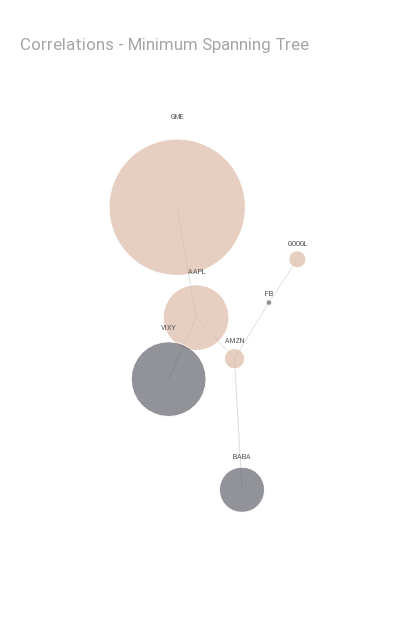

The notebook cell saved with this chart:
### Code cell
iplot(MST)

### Figure 1 — Plotly figure (JSON) as saved in the notebook; plotly's stock layout.template omitted (floating-point values rounded to 4 significant figures)
{"data": [{"hoverinfo": "none", "line": {"color": "#DCDCDC", "width": 1}, "mode": "lines", "showlegend": false, "type": "scatter", "x": [0.5989, 0.1146, null, 0.5989, 1.0, null, 0.1146, -0.4271, null, 0.1146, 0.2197, null, -0.4271, -0.6927, null, -0.4271, -0.8134, null], "y": [0.0874, -0.08759, null, 0.0874, 0.2223, null, -0.08759, 0.04061, null, -0.08759, -0.4961, null, 0.04061, 0.3846, null, 0.04061, -0.1512, null]}, {"hoverinfo": "text", "hovertext": ["<b>FB</b><br>Annualized Log Returns: -0.3%<br>Annualized Volatility: 6.9%<br>Sharpe Ratio: -0.05<br>Sortino Ratio: -0.06<br><br>Strongly correlated with: <br>AMZN: 0.24<br>GOOGL: 0.21<br>VIXY: -0.05<br><br>Weakly correlated with: <br>AAPL: 0.02<br>BABA: 0.02<br>GME: 0.03<br>", "<b>AMZN</b><br>Annualized Log Returns: 4.1%<br>Annualized Volatility: 6.0%<br>Sharpe Ratio: 0.69<br>Sortino Ratio: 1.18<br><br>Strongly correlated with: <br>GOOGL: 0.52<br>FB: 0.24<br>BABA: -0.14<br><br>Weakly correlated with: <br>GME: 0.00<br>VIXY: -0.01<br>AAPL: 0.07<br>", "<b>GOOGL</b><br>Annualized Log Returns: 2.9%<br>Annualized Volatility: 5.6%<br>Sharpe Ratio: 0.51<br>Sortino Ratio: 0.84<br><br>Strongly correlated with: <br>AMZN: 0.52<br>FB: 0.21<br>BABA: -0.11<br><br>Weakly correlated with: <br>VIXY: 0.00<br>GME: -0.00<br>AAPL: 0.02<br>", "<b>AAPL</b><br>Annualized Log Returns: 43.4%<br>Annualized Volatility: 37.7%<br>Sharpe Ratio: 1.15<br>Sortino Ratio: 1.93<br><br>Strongly correlated with: <br>VIXY: -0.62<br>BABA: 0.38<br>GME: 0.12<br><br>Weakly correlated with: <br>FB: 0.02<br>GOOGL: 0.02<br>AMZN: 0.07<br>", "<b>GME</b><br>Annualized Log Returns: 186.0%<br>Annualized Volatility: 186.4%<br>Sharpe Ratio: 1.00<br>Sortino Ratio: 2.17<br><br>Strongly correlated with: <br>AAPL: 0.12<br>BABA: 0.08<br>FB: 0.03<br><br>Weakly correlated with: <br>GOOGL: -0.00<br>AMZN: 0.00<br>VIXY: -0.02<br>", "<b>BABA</b><br>Annualized Log Returns: -20.4%<br>Annualized Volatility: 41.0%<br>Sharpe Ratio: -0.50<br>Sortino Ratio: -0.80<br><br>Strongly correlated with: <br>AAPL: 0.38<br>VIXY: -0.33<br>AMZN: -0.14<br><br>Weakly correlated with: <br>FB: 0.02<br>GME: 0.08<br>GOOGL: -0.11<br>", "<b>VIXY</b><br>Annualized Log Returns: -56.0%<br>Annualized Volatility: 83.5%<br>Sharpe Ratio: -0.67<br>Sortino Ratio: -1.47<br><br>Strongly correlated with: <br>AAPL: -0.62<br>BABA: -0.33<br>FB: -0.05<br><br>Weakly correlated with: <br>GOOGL: 0.00<br>AMZN: -0.01<br>GME: -0.02<br>"], "marker": {"color": ["#64646F", "#DCBBA6", "#DCBBA6", "#DCBBA6", "#DCBBA6", "#64646F", "#64646F"], "line": {"width": 1}, "size": [5.671, 20.33, 17.01, 65.87, 136.4, 45.2, 74.87]}, "mode": "markers+text", "showlegend": false, "text": ["FB", "AMZN", "GOOGL", "AAPL", "GME", "BABA", "VIXY"], "textfont": {"size": 7}, "textposition": "top center", "type": "scatter", "x": [0.5989, 0.1146, 1.0, -0.4271, -0.6927, 0.2197, -0.8134], "y": [0.0874, -0.08759, 0.2223, 0.04061, 0.3846, -0.4961, -0.1512]}], "layout": {"autosize": true, "font": {"color": "#58595b", "family": "Roboto"}, "height": 620, "hovermode": "closest", "plot_bgcolor": "#fff", "showlegend": false, "title": {"font": {"color": "#a5a5a5", "family": "Roboto"}, "text": "Correlations - Minimum Spanning Tree"}, "width": 400, "xaxis": {"showgrid": false, "showline": false, "showticklabels": false, "ticks": "", "title": {"font": {"size": 20}, "text": ""}, "zeroline": false}, "yaxis": {"showgrid": false, "showline": false, "showticklabels": false, "ticks": "", "title": {"font": {"size": 20}, "text": ""}, "zeroline": false}}}
